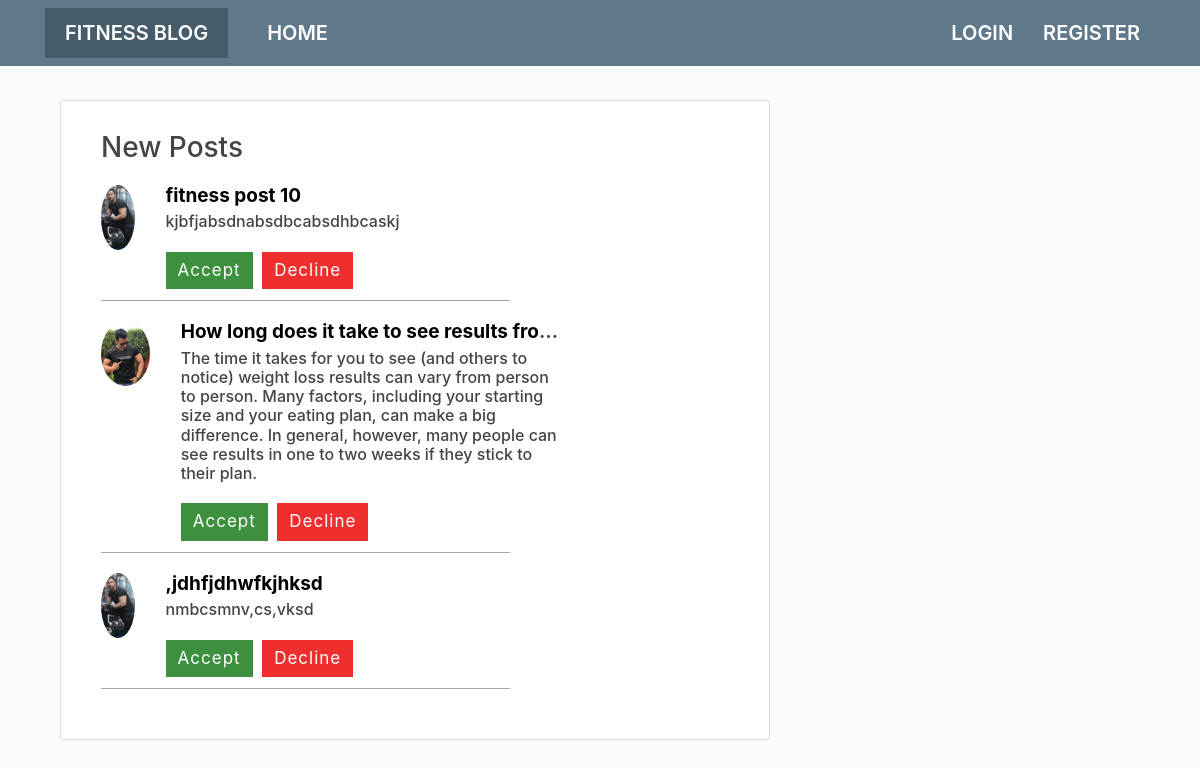
/allpost/, run on the app's committed database.
### member/models.py (models this page shows, shortened)
class Post(models.Model):
    title = models.CharField(max_length=100)
    content = models.TextField()
    date_posted = models.DateTimeField(default=timezone.now)
    author = models.ForeignKey(CustomUsers, on_delete=models.CASCADE, blank=True, null=True)
    is_active = models.BooleanField(default=False)
    pos = models.DecimalField(decimal_places = 3, max_digits = 10, null = True, blank= True)
    neg = models.DecimalField(decimal_places = 3, max_digits = 10, null = True, blank = True )
    neutral = models.DecimalField(decimal_places = 3, max_digits = 10, null= True, blank = True)
    compound = models.DecimalField(decimal_places = 3,max_digits = 10, null = True, blank = True)
    cardio = models.BooleanField(default=False)
    strength = models.BooleanField(default=False)
    weight_loss = models.BooleanField(default=False)
    nutrition = models.BooleanField(default=False)
    mental_health = models.BooleanField(default=False)

### users/models.py (models this page shows, shortened)
class Profile(models.Model):
    user = models.OneToOneField(CustomUsers, on_delete=models.CASCADE, related_name='Profile')
    image = models.ImageField(default='media\default.jpg', upload_to='profile_pics')

### member/views.py (the view)
# urls.py: path('allpost/',views.allpost, name='all-post'),
def allpost(request):
    unapproved_post = Post.objects.filter(is_active=False)
    return render(request,'member/all_post.html', {'title': 'all-post', 'unapproved_post':unapproved_post})

### member/templates/member/all_post.html (shortened to what this page needs)
{% extends "member/base.html" %}
{% load static %}
{% block content %}
<div class="content-section">
  <div class="col-md-8">
        <h3>New Posts</h3>
            {% for post in unapproved_post %}
            <article class="media wid-all">
              {% if post.author.Profile.image %}
              <img class="rounded-circle article-img" src="{{ post.author.Profile.image.url }}" alt="">
              {% else %}
              <img class="rounded-circle article-img" src="{% static 'img/default.jpg' %}" alt="">
              {% endif %}
              <div class="row marin-leri">
              <div class="media-body">
                  <h5 style="width: 30ch; overflow: hidden; white-space: nowrap; text-overflow: ellipsis;"><a href="{% url 'post-detail' post.id %}" style="color: black">{{ post.title }}</a></h5>
                  <h6>{{ post.content }}</h6>
              </div>
              <div>
                <a href="{% url 'approve-post' post.pk %}">
                  <button class="btn btn-secondary brn-sm mt-1 mb-1 acep-pri">Accept</button>
                </a>
                <a href="{% url 'approve-post' post.pk %}">
                  <button class="btn btn-danger brn-sm mt-1 mb-1 dec-sec">Decline</button>
                </a>
              </div>
            </div>
            </article>
            {% endfor %}
      </div>
    </div>
{% endblock content %}

### member/static/member/main.css (style rules this page uses)
body { background: #fafafa; color: #333333; margin-top: 5rem; }
h1, h2, h3, h4, h5, h6 { color: #444444; }
.content-section { background: #ffffff; padding: 30px 25px; border: 1px solid #dddddd; border-radius: 3px; margin-bottom: 20px; }
.article-img { height: 65px; width: 65px; margin-right: 16px; }
.marin-leri { margin: 0 15px; }
.marin-leri h5 { font-size: 19px; font-weight: 700; margin-bottom: 5px; position: relative; }
.acep-pri { background: #3d903d; font-size: 17px; border: 0; margin-right: 5px; border-radius: 0; letter-spacing: 1px; }
.dec-sec { background: #ef2e2e; font-size: 17px; border: 0; margin-right: 5px; border-radius: 0; letter-spacing: 1px; }
.wid-all { margin: 20px 0px; border-bottom: 1px solid #ada5a5; padding-bottom: 7px; }

### data on the page
Post: author.Profile.image (picture), title "fitness post 10", content "kjbfjabsdnabsdbcabsdhbcaskj"
Post: author.Profile.image (picture), title "How long does it take to see results fro…", content "The time it takes for you to see (and others to notice) weight loss results can vary from person to person. Many factors, including your starting size and your eating plan, can make a big difference. In general, however, many people can see results in one to two weeks if they stick to their plan."
Post: author.Profile.image (picture), title ",jdhfjdhwfkjhksd", content "nmbcsmnv,cs,vksd"
